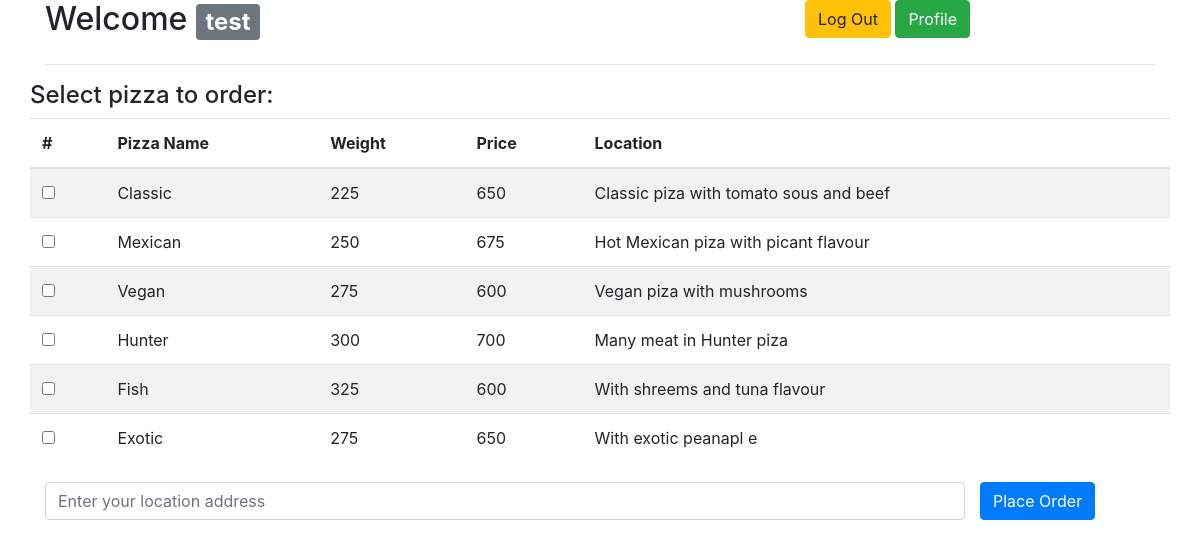
Screenshot of /order.php (signed in) with the database file from the repository.
### tables this page shows
CREATE TABLE `users` (
  `id_user` int(11) NOT NULL AUTO_INCREMENT,
  `name` varchar(255) NOT NULL,
  `pass` varchar(255) NOT NULL,
  `mail` varchar(255) NOT NULL,
  PRIMARY KEY (`id_user`)
);

CREATE TABLE `products` (
  `id_product` smallint(6) NOT NULL AUTO_INCREMENT,
  `id_product_recipe` int(11) DEFAULT NULL,
  `name` varchar(64) DEFAULT NULL,
  `weight` smallint(6) DEFAULT NULL,
  `price` smallint(6) DEFAULT NULL,
  `describe_prod` varchar(68) DEFAULT NULL,
  PRIMARY KEY (`id_product`),
  KEY `id_product_recipe` (`id_product_recipe`),
  CONSTRAINT `products_ibfk_1` FOREIGN KEY (`id_product_recipe`) REFERENCES `recipes` (`id_recipe`)
);

### session.php (called while the page is built, shortened)
<?php
include_once 'db_connection.php';
$user_check = $_SESSION['login_user'];
if ($result = $connection -> query("select * from users where name='$user_check'")) {
    $row = $result->fetch_assoc();
    $login_session =$row['name'];
}

### order.php (the view, shortened to what this page needs)
<?php
include_once 'db_connection.php';
include 'session.php';
?>
<!DOCTYPE html>
<html>
<head>
    <link rel="stylesheet" href="https://maxcdn.bootstrapcdn.com/bootstrap/4.5.0/css/bootstrap.min.css">
</head>
<body>
<div class="container">
    <div class="row">
        <div class="col-sm-8">
            <h2>Welcome <span class="badge badge-secondary"><?= $login_session ?></span></h2>
        </div>
        <div class="col-sm-4">
            <a class="btn btn-warning" href="logout.php" role="button">Log Out</a>
            <a class="btn btn-success" href="profile.php" role="button">Profile</a>
        </div>
    </div>
    <hr>
    <div class="row">
        <h4>Select pizza to order:</h4>
        <?php
        if ($result = $connection -> query("SELECT id_product, name, price, weight, describe_prod FROM `products`")) {
            if ($result->num_rows === 0) {
                echo "No rows found, nothing to print so am exiting";
            } else {
                ?>
                <form class="form-inline" style="width: 100%" action="place-order.php" method="post">
                    <table class="table table-striped">
                        <thead>
                        <tr>
                            <th scope="col">#</th>
                            <th scope="col">Pizza Name</th>
                            <th scope="col">Weight</th>
                            <th scope="col">Price</th>
                            <th scope="col">Location</th>
                        </tr>
                        </thead>
                        <tbody>
                        <?php
                        while ($row = $result->fetch_assoc()) {
                            ?>
                            <tr>
                                <th scope="row"><input class="form-check-input" type="checkbox" value="<?= $row['id_product'] ?>" name="pizza[]"></th>
                                <td><?= $row['name'] ?></td>
                                <td><?= $row['price'] ?></td>
                                <td><?= $row['weight'] ?></td>
                                <td><?= $row['describe_prod'] ?></td>
                            </tr>
                            <?php
                        }
                        ?>
                        </tbody>
                    </table>
                    <div class="col-sm-10">
                        <input name="location" style="width: 100%" class="form-control input-lg" type="text" placeholder="Enter your location address">
                    </div>
                    <button type="submit" name="submit" class="btn btn-primary my-1">Place Order</button>
                </form>
                <?php
            }
        }
        ?>
    </div>
</div>
</body>
</html>

### rows the page displays
users: name "test"
products: name "Classic", price "225", weight "650", describe_prod "Classic piza with tomato sous and beef"
products: name "Mexican", price "250", weight "675", describe_prod "Hot Mexican piza with picant flavour"
products: name "Vegan", price "275", weight "600", describe_prod "Vegan piza with mushrooms"
products: name "Hunter", price "300", weight "700", describe_prod "Many meat in Hunter piza"
products: name "Fish", price "325", weight "600", describe_prod "With shreems and tuna flavour"
products: name "Exotic", price "275", weight "650", describe_prod "With exotic peanapl e"
